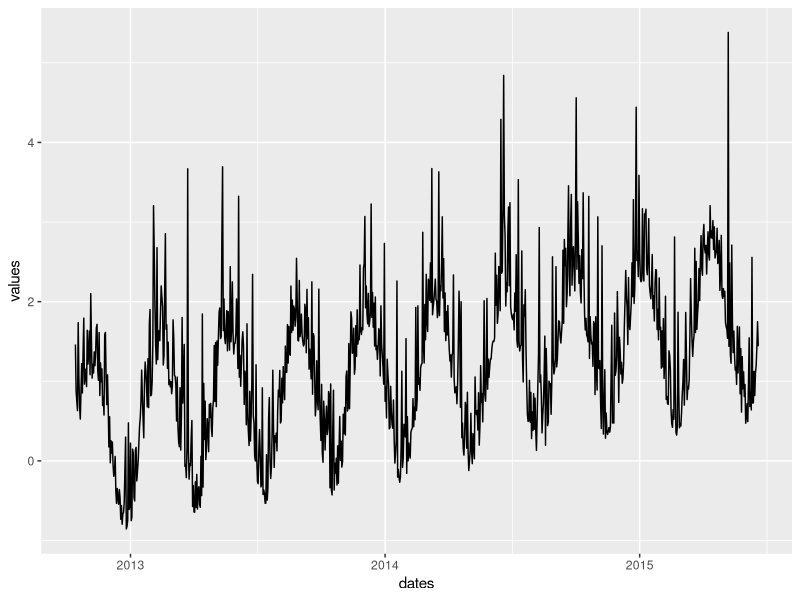
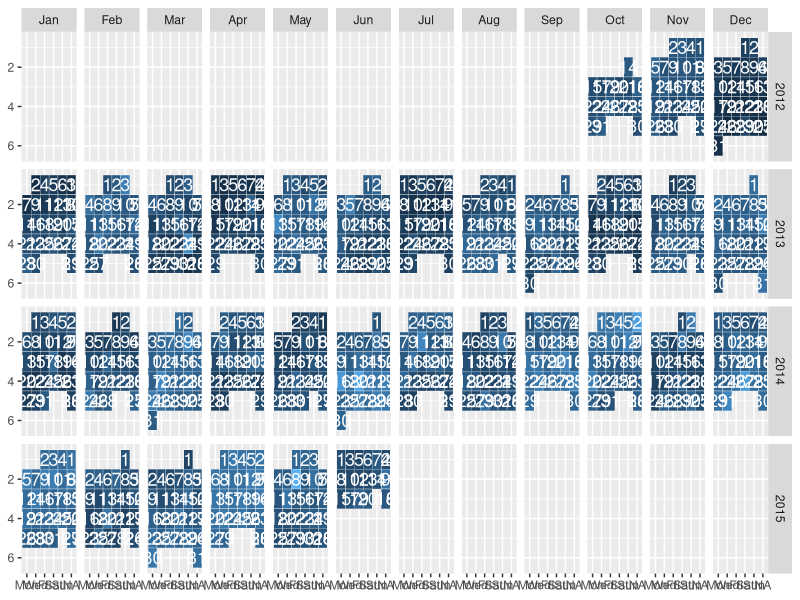

Recreate these plots in R, in order.
#' ---
#' title: "Calendar"
#' author: "Joshua Kunst"
#' output: 
#'  html_document: 
#'    keep_md: yes
#' ---

#+ fig.width=10, fig.height=5

library("lubridate")
library("ggplot2")
suppressPackageStartupMessages(library("dplyr"))
suppressPackageStartupMessages(library("zoo"))
library("lubridate")


rm(list = ls())

set.seed(2015)
n <- 980
s <- seq(n)
values <- sin(s/pi/5) + 1.5*s/n + rexp(n, rate = 2)
dates <- ymd(20121014) + days(s - 1)

df <- data_frame(values, dates)

gg <- ggplot(df) + geom_line(aes(dates, values))
gg

start <- min(dates) %>% {c(year(.), month(.), 1)} %>% paste0(collapse = "-") %>% ymd()
fnish <- max(dates) %>% {c(year(.), month(.), 1)} %>% paste0(collapse = "-") %>% ymd()
fnish <- fnish + months(1) - days(1) 

df <- left_join(data_frame(date = seq.Date(as.Date(start), as.Date(fnish), by=1)),
                data_frame(date = as.Date(dates), value = values),
                by = "date")

df <- df %>% 
  mutate(year = year(date),
         month = month(date),
         month_label = month(date, label = TRUE),
         day = day(date),
         day_label = wday(date, label = TRUE),
         day_label = factor(as.character(day_label),
                            levels = c("Mon","Tues","Wed","Thurs","Fri","Sat","Sun"), ordered = TRUE),
         week = as.numeric(format(date,"%W")))

df_mw <- df %>% 
  group_by(year, month) %>% 
  summarise(minweek = min(week)) %>% 
  ungroup()

df <- df %>%
  left_join(df_mw, by = c("year", "month")) %>% 
  mutate(monthweek = week - minweek + 1)

df <- df %>% 
  arrange(date) %>% 
  filter(!is.na(value))

p <- ggplot(df) +
  geom_tile(aes(day_label, monthweek, fill = value), colour = "white") +
  facet_grid(year ~ month_label, scales = "free_x") +
  scale_y_reverse() + 
  theme(legend.position = "none") +
  geom_text(aes(day_label, monthweek, label = day, size = 2), colour = "white") +
  xlab(NULL) + ylab(NULL)

p

sessionInfo()
